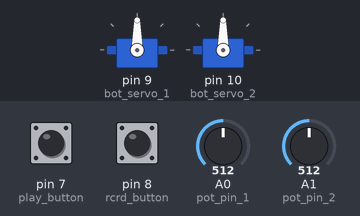
This sketch was run on a simulated Arduino Uno, built with avr-gcc and run on an emulated ATmega328P. On the bench: 2 × servo. Inputs (shaded band) come from the test bench; at power-on: pin 8 (rcrd_button) LOW, pin 7 (play_button) LOW, A0 (pot_pin_1) = 512, A1 (pot_pin_2) = 512. What the sketch prints to the serial monitor is not drawn.

Above: at 1.2 s.
1.3 s: pin 8 (rcrd_button) pulled HIGH for 0.15 s
2.9 s: pin 7 (play_button) pulled HIGH for 0.15 s
Timing chart, 0 to 5.9 s (numbered marks = the images above; inputs shaded):
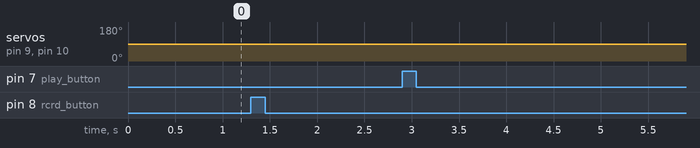

Measured:
- after the input at 1.3 s, servo on pin 9 (bot_servo_1), servo on pin 10 (bot_servo_2): 90° → 89° after 0.05 s
- after the input at 2.9 s, every drawn part: stays the same

The sketch:

Servo_switchmem_2.ino
```cpp
//Switch based Servo(2) Memory

#include<Servo.h>
int i=0,t=0;
const int rcrd_button = 8;
const int play_button = 7;
int rcrd_but_state = 0;
//int rcrd_lastbut_state = 0;
int play_but_state = 0;
int lastbut_state = 0;
int rcrd_led_pin = 6;
int play_led_pin = 5;
const int pot_pin_1 = A0;
const int pot_pin_2 = A1;

int val_1 = 0;
int angle_1 = 0;

int val_2 = 0;
int angle_2 = 0;

int storage_1[200];
Servo bot_servo_1;
int storage_2[200];
Servo bot_servo_2;

void setup()
{
 pinMode(rcrd_button,INPUT);
 pinMode(play_button,INPUT);
bot_servo_1.attach(9);
 bot_servo_2.attach(10);
 Serial.begin(9600);

}

void loop()
{
 delay(50);
 rcrd_but_state = digitalRead(rcrd_button);
  Serial.println(rcrd_but_state);
 if(rcrd_but_state==1 && lastbut_state==0)
  {while(rcrd_but_state==1 )
   { digitalWrite(rcrd_led_pin,HIGH);
    record();
    rcrd_but_state = digitalRead(rcrd_button);
   delay(80);
   }
  lastbut_state = 1 ;
  t = i;
  i = 0;
  }
 digitalWrite(rcrd_led_pin,LOW);

 delay(50);
 play_but_state = digitalRead(play_button);
// Serial.println(button_state);
 if(play_but_state==1 )
  { while(play_but_state==1 )
    { digitalWrite(play_led_pin,HIGH);
       play();
     play_but_state = digitalRead(play_button);
     rcrd_but_state = digitalRead(rcrd_button);
    }
  lastbut_state = 0;
  i=0;
  t=0;
  }
 digitalWrite(play_led_pin,LOW);

}

void record()
{
   val_1 = analogRead(pot_pin_1);
   angle_1 = map(val_1,0,1023,0,179);
   bot_servo_1.write(angle_1);
   storage_1[i] = angle_1 ;

    val_2 = analogRead(pot_pin_2);
   angle_2 = map(val_2,0,1023,0,179);
    bot_servo_2.write(angle_2);
   storage_2[i] = angle_2 ;
   delay(25);
   i++;

}

void play()
{
 //Serial.println("Playing");
 if(i<t)
  {
   Serial.println("Playing");
   Serial.print("Storage_");
   Serial.print(i);
   Serial.print(": ");
   Serial.println(storage_1[i]);
   bot_servo_1.write(storage_1[i]);
   bot_servo_2.write(storage_2[i]);
   delay(25);
   i++;
  Serial.print("i :");
  Serial.println(i);
  }

 if(i==t)
    {i= 0;}
 delay(25);
}
```
